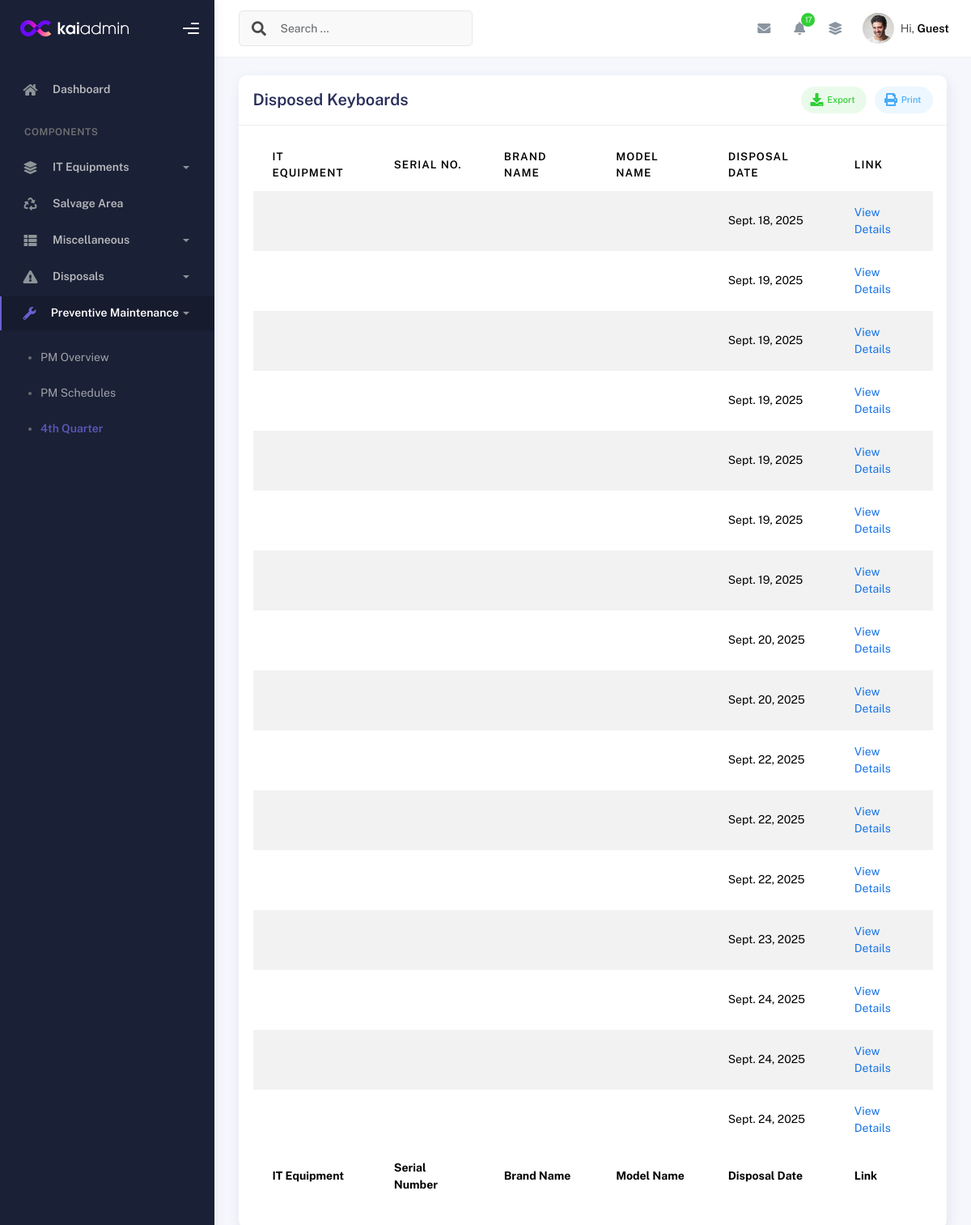
The page /disposed_keyboards/ on the database its author committed.
### inventory/models.py (models this page shows, shortened)
class DisposedKeyboard(models.Model):
    keyboard_dispose_db = models.ForeignKey(KeyboardDetails, on_delete=models.CASCADE)
    desktop_package = models.ForeignKey(Desktop_Package, related_name='keyboards_details', on_delete=models.CASCADE, null=True)
    disposed_under = models.ForeignKey(DisposedDesktopDetail, on_delete=models.CASCADE, related_name="disposed_keyboards", null=True, blank=True)
    disposal_date = models.DateField(default=timezone.now)

### inventory/views.py (the view)
# urls.py: path('disposed_keyboards/', views.disposed_keyboards, name='disposed_keyboards'),
def disposed_keyboards(request):
    disposed_keyboards = DisposedKeyboard.objects.all()
    return render(request, 'disposed_keyboards.html', {'disposed_keyboards': disposed_keyboards})

### templates/disposed_keyboards.html (shortened to what this page needs)
{% extends 'base.html' %}
{% block content %}
<div class="container">
  <div class="page-inner">
    <div class="row">
      <div class="col-md-12">
        <div class="card">
          <div class="card-header">
            <div class="card-head-row">
              <h4 class="card-title">Disposed Keyboards</h4>
              <div class="card-tools">
                <a href="#" class="btn btn-label-success btn-round btn-sm me-2">
                  <span class="btn-label">
                  </span>
                  Export
                </a>
                <a href="#" class="btn btn-label-info btn-round btn-sm">
                  <span class="btn-label">
                  </span>
                  Print
                </a>
              </div>
            </div>
          </div>
          <div class="card-body">
            <div class="table-responsive">
              <table id="disposed-keyboards-table" class="display table table-striped table-hover">
                <thead>
                  <tr>
                    <th>IT Equipment</th>
                    <th>Serial No.</th>
                    <th>Brand Name</th>
                    <th>Model Name</th>
                    <th>Disposal Date</th>
                    <th>Link</th>
                  </tr>
                </thead>
                <tfoot>
                  <tr>
                    <th>IT Equipment</th>
                    <th>Serial Number</th>
                    <th>Brand Name</th>
                    <th>Model Name</th>
                    <th>Disposal Date</th>
                    <th>Link</th>
                  </tr>
                </tfoot>
                <tbody>
                  {% for disposed_keyboard in disposed_keyboards %}
                  <tr>
                    <td>{{ disposed_keyboard.keyboard.desktop_package }}</td>
                    <td>{{ disposed_keyboard.keyboard.keyboard_sn }}</td>
                    <td>{{ disposed_keyboard.keyboard.brand }}</td>
                    <td>{{ disposed_keyboard.keyboard.model }}</td>
                    <td>{{ disposed_keyboard.disposal_date }}</td>
                    <td>
                      <a href="{% url 'desktop_detailed_view' disposed_keyboard.keyboard.desktop_package.id %}">
                        <span class="sub-item">View Details</span>
                      </a>
                    </td>
                  </tr>
                  {% endfor %}
                </tbody>
              </table>
            </div>
          </div>
        </div>
      </div>
    </div>
  </div>
</div>
{% endblock %}

### rows shown on the page
DisposedKeyboard: disposal_date "Sept. 18, 2025"
DisposedKeyboard: disposal_date "Sept. 19, 2025"
DisposedKeyboard: disposal_date "Sept. 19, 2025"
DisposedKeyboard: disposal_date "Sept. 19, 2025"
DisposedKeyboard: disposal_date "Sept. 19, 2025"
DisposedKeyboard: disposal_date "Sept. 19, 2025"
DisposedKeyboard: disposal_date "Sept. 19, 2025"
DisposedKeyboard: disposal_date "Sept. 20, 2025"
DisposedKeyboard: disposal_date "Sept. 20, 2025"
DisposedKeyboard: disposal_date "Sept. 22, 2025"
DisposedKeyboard: disposal_date "Sept. 22, 2025"
DisposedKeyboard: disposal_date "Sept. 22, 2025"
DisposedKeyboard: disposal_date "Sept. 23, 2025"
DisposedKeyboard: disposal_date "Sept. 24, 2025"
DisposedKeyboard: disposal_date "Sept. 24, 2025"
DisposedKeyboard: disposal_date "Sept. 24, 2025"

### other values the page prints
{{ pending_pm_count }} "17"
